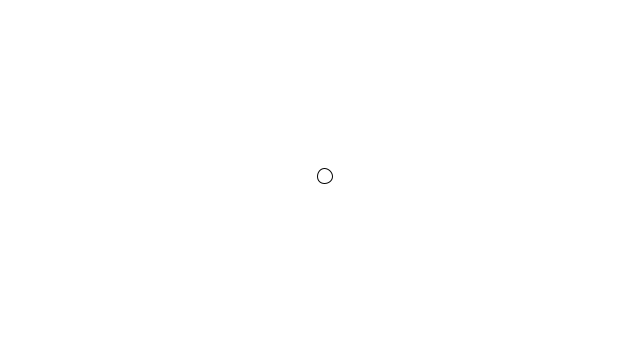
Frame 1 (no input)
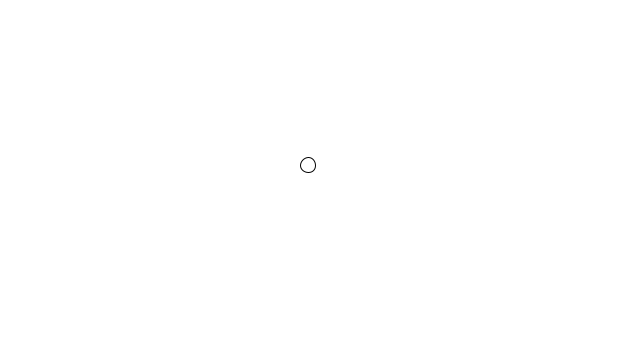
Frame 60 (the mouse pressed at the canvas centre just before this capture)
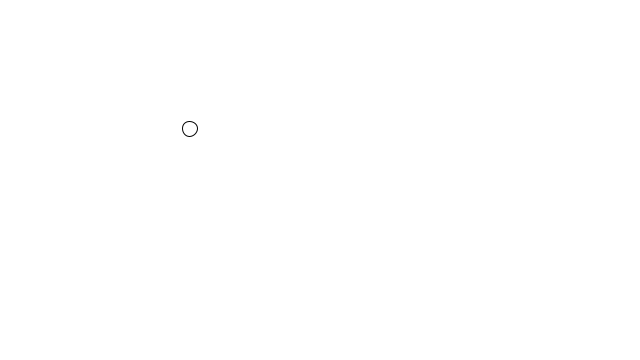
Frame 120 (the mouse held since frame 60 and released just before this capture)

The Processing sketch that drew these frames (run headless with seeded random() and noise(); from frame 60 on, the mouse is pressed at the canvas centre):

// Processing sketch: randomWalkPerlin2
// ── randomWalkPerlin2.pde
class Walker {
  PVector pos;
  PVector vel;
  float t;
  float stepsize;

  Walker() {
    pos = new PVector(width/2, height/2);
  }

  void display(){
    background(255);
    stroke(3);
    ellipse(pos.x, pos.y, 15, 15);
  }

  void step(){
    stepsize = map(noise(t), 0, 1, 0, 10);
    vel = new PVector(map(noise(t), 0, 1, -1, 1), 
                      map(noise(t + 100), 0, 1, -1, 1));
    pos.add(vel.setMag(stepsize));
    t += .1;
  }
}

Walker w;

void setup(){
  size(640, 360);
  w = new Walker();
  background(255);
}

void draw(){
  w.step();
  w.display();
}
